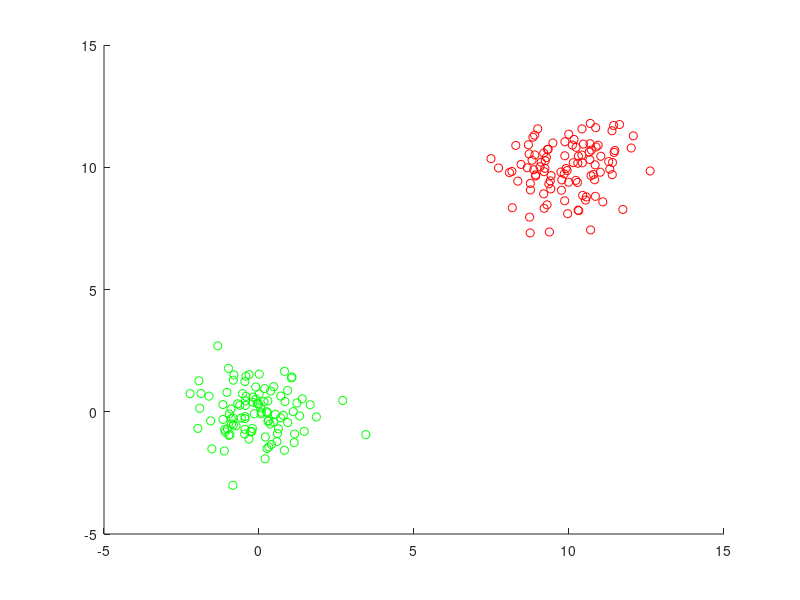
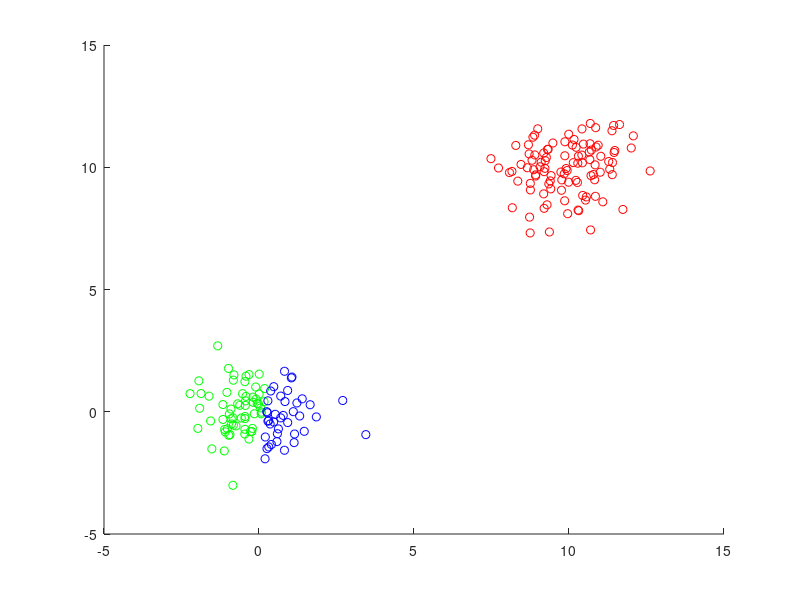
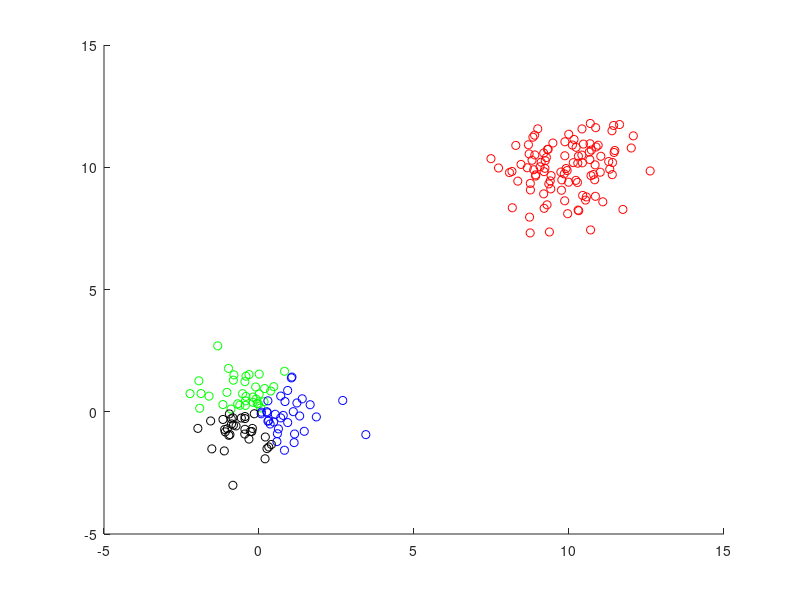
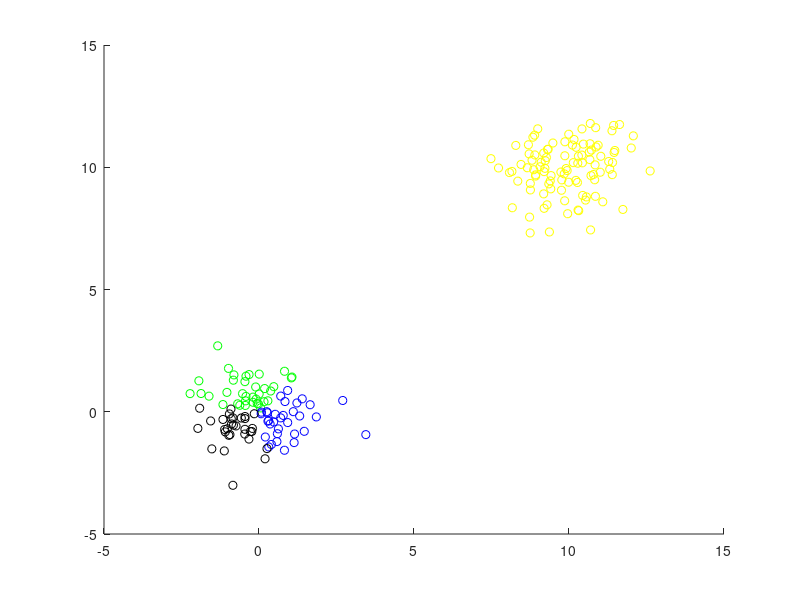

Recreate these plots in MATLAB, in order.
function exercise1
%% SEE Line 47 and Line 64 for exercises.

    rand('seed', 0);
    
    %% Visualization (NO NEED TO MODIFY)
    X = [randn(100,2); randn(100,2)+10];
    for k = 2:5
        figure(k);
        y = kMeans(X, k);
        visualize_result(k, X, y);
    end
    
    X = [randn(100,2); randn(100,2)];
    for k = 2:5
        figure(k+5);
        y = kMeans(X, k);
        visualize_result(k, X, y);
    end
end

function visualize_result(k, X, y)
    %% Visualization (no need to update)
    colors = 'rgbky';
    clf;
    hold on;
    for i = 1:k
        plot(X(y==i,1), X(y==i,2), [colors(i) 'o']);
    end
    hold off;
end

function last_assignment = kMeans(data,k)
    % N is number of examples, d is number of feature dimension
    [N, d] = size(data);
    
    if N <= k,
        error('k has to be larger than number of samples');
    else
        % Initialize cluster centers
        centroid = zeros(k, d);
        for i = 1:k
            centroid(i,:) = data(i,:);
        end

        last_assignment = zeros(N, 1); % initialize as zero vector
        while (1)
            %% Step1: Assign data points to closest cluster center
            
            % Compute distance from each example to all cluster centers
            % and assign each example to its closest cluster
            % Take a look at funcitons [pdist2] and [min]
            % EDIT HERE.........
            
            D = pdist2(data, centroid);
            [~, tmp] = min(D, [], 2);
            
            if tmp == last_assignment
                % if new assignment is the same as the last one, then no
                % more new update
                break;
            else
                % if new assignmetn changed from the last one, update the
                % assignment and keep going
                last_assignment = tmp;
            end
            
            %% Step2: Change cluster center to its updated average
            for i = 1:k
                % Find all examples assigned to i
                % Extract all data assigned to cluster i and put them into
                % [cluster_members]
                % EDIT HERE.......
                cluster_members = data(find(last_assignment == i), :);
                
                % Assign the average of all members in cluster i and assign
                % the average into centroid(i,:)
                centroid(i,:) = mean(cluster_members);
            end
        end
    end
end